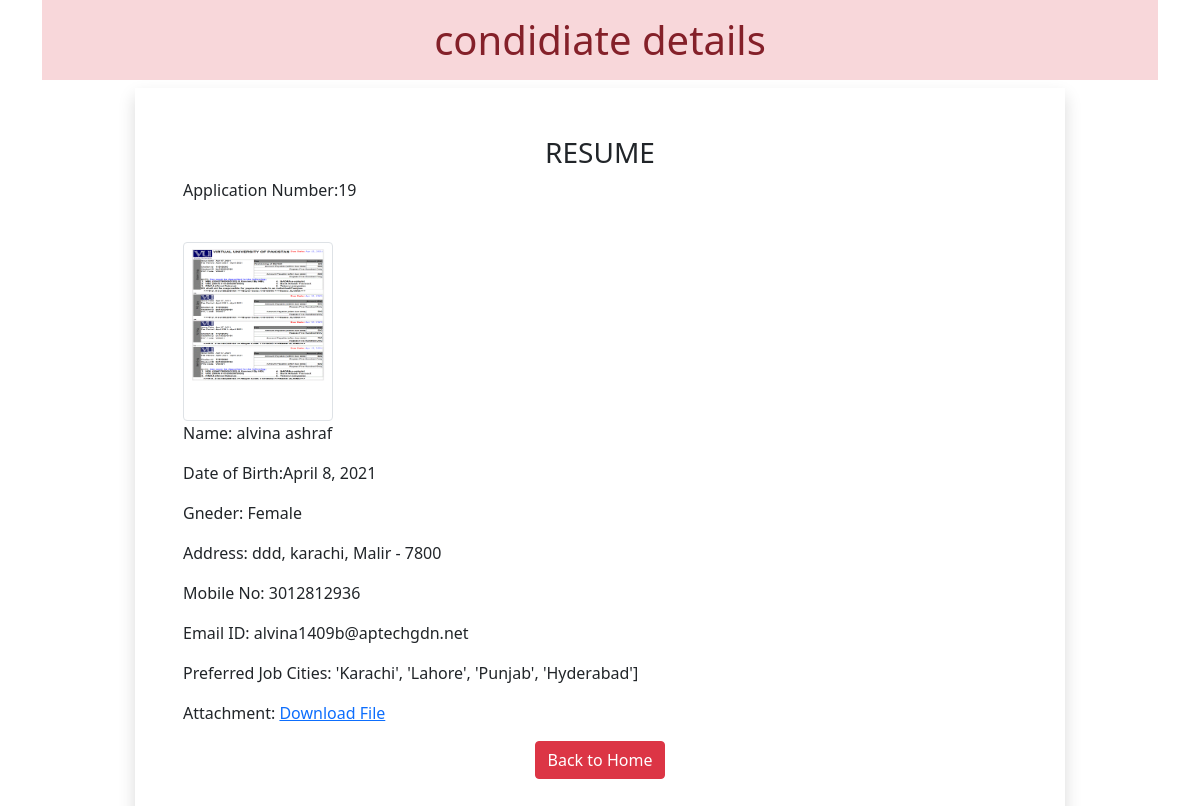
/19, run on the app's committed database.
### resume/models.py (models this page shows)
class Resume(models.Model):
    name=models.CharField(max_length=100)
    dob=models.DateField(auto_now=False,auto_now_add=False)
    gender=models.CharField(max_length=50)
    locality=models.CharField(max_length=100)
    city=models.CharField(max_length=43)
    pin=models.PositiveIntegerField()
    state=models.CharField(choices= STATE_CHOICES, max_length=24)
    mobile=models.PositiveIntegerField()
    email=models.EmailField()
    job_city=models.CharField(max_length=60)
    profile_image=models.ImageField(upload_to='images/' , blank=True)
    my_file=models.FileField(upload_to='doc' , blank=True)

### resume/views.py (the view)
# urls.py: path('<int:pk>',views.candidate.as_view(),name="candidate")
class candidate(View):
    def get(self,request,pk):
        candidate=Resume.objects.get(pk=pk)
        return render(request,'resume/candidate.html',{'candidate':candidate})

### resume/templatetags/myfilter.py (called while the page is built)
@register.filter(name='remove_special')
def remove_chars(value,arg):
    for character in arg:
        value=value.replace(character,"")
        return value

### resume/templates/resume/candidate.html (shortened to what this page needs)
{% load static %}
{% load myfilter%}
<html>
<head>
  <link rel="stylesheet" href="//code.jquery.com/ui/1.12.1/themes/base/jquery-ui.css">
    <link rel="stylesheet" href="https://stackpath.bootstrapcdn.com/bootstrap/5.0.0-alpha2/css/bootstrap.min.css">
<link rel="stylesheet" href="{% static 'resume/css/style.css'%}">
</head>
<body>
<div class="container">
    <h1 class="alert-danger text-center p-3">condidiate details</h1>
<div class=rpw">
    <div class="col-sm-10 shadow p-5 offset-sm-1">
        <h3 class="text-center">RESUME</h3>
        <p class="float-right">Application Number:{{candidate.id}}</p>
<img src="{{candidate.profile_image.url}}" class="img-fluid img-thumbnail mt-4 float-right" width="150" height="150">
        <p>Name:  {{candidate.name}}</p>
        <p> Date of Birth:{{candidate.dob}}</p>
        <p>Gneder: {{candidate.gender}}</p>
     <p>Address: {{candidate.locality}}, {{candidate.city}}, {{candidate.state}} - {{candidate.pin}}</p>
     <p>Mobile No: {{candidate.mobile}}</p>
     <p>Email ID: {{candidate.email}}</p>
     <p>Preferred Job Cities: {{candidate.job_city | remove_special:"[]'"}}</p>
     <p>Attachment: <a href="{{candidate.my_file.url}}">Download File</a></p>
    <div class="text-center">
     <a href="/" class="btn btn-danger">Back to Home</a>
    </div>
</div>
</div>
</body>
</html>

### data on the page
Resume: id "19", profile_image (picture), name "alvina ashraf", dob "April 8, 2021", gender "Female", locality "ddd", city "karachi", state "Malir", pin "7800", mobile "3012812936", email "alvina1409b@aptechgdn.net", job_city|remove_special "'Karachi', 'Lahore', 'Punjab', 'Hyderabad']"
